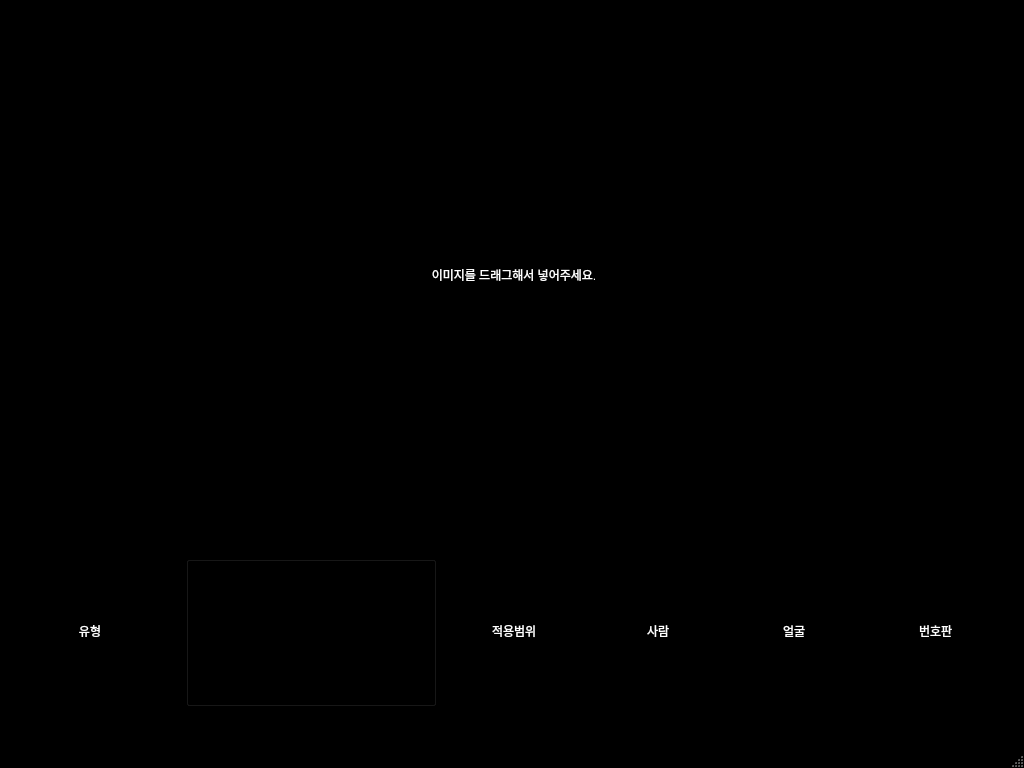
<?xml version="1.0" encoding="UTF-8"?>
<ui version="4.0">
 <class>mz01_main</class>
 <widget class="QMainWindow" name="mz01_main">
  <property name="geometry">
   <rect>
    <x>0</x>
    <y>0</y>
    <width>1024</width>
    <height>768</height>
   </rect>
  </property>
  <property name="acceptDrops">
   <bool>false</bool>
  </property>
  <property name="windowTitle">
   <string>MainWindow</string>
  </property>
  <property name="styleSheet">
   <string notr="true">#mz01_main
{
	background-color:rgb(0,0,0);
}</string>
  </property>
  <widget class="QWidget" name="centralwidget">
   <widget class="QWidget" name="verticalLayoutWidget">
    <property name="geometry">
     <rect>
      <x>0</x>
      <y>0</y>
      <width>1031</width>
      <height>731</height>
     </rect>
    </property>
    <layout class="QVBoxLayout" name="verticalLayout">
     <item>
      <widget class="QLabel" name="label">
       <property name="minimumSize">
        <size>
         <width>1028</width>
         <height>300</height>
        </size>
       </property>
       <property name="maximumSize">
        <size>
         <width>1028</width>
         <height>500</height>
        </size>
       </property>
       <property name="acceptDrops">
        <bool>true</bool>
       </property>
       <property name="styleSheet">
        <string notr="true">#label
{
	background-color:rgb(0,0,0);
	color:rgb(255,255,255);
}</string>
       </property>
       <property name="text">
        <string>이미지를 드래그해서 넣어주세요.</string>
       </property>
       <property name="alignment">
        <set>Qt::AlignCenter</set>
       </property>
      </widget>
     </item>
     <item>
      <layout class="QHBoxLayout" name="horizontalLayout">
       <item>
        <widget class="QLabel" name="label_2">
         <property name="maximumSize">
          <size>
           <width>80</width>
           <height>16777215</height>
          </size>
         </property>
         <property name="layoutDirection">
          <enum>Qt::LeftToRight</enum>
         </property>
         <property name="autoFillBackground">
          <bool>false</bool>
         </property>
         <property name="styleSheet">
          <string notr="true">#label_2
{
	background-color:rgb(0,0,0);
	color:rgb(255,255,255);
}</string>
         </property>
         <property name="text">
          <string>유형</string>
         </property>
         <property name="alignment">
          <set>Qt::AlignCenter</set>
         </property>
        </widget>
       </item>
       <item>
        <widget class="QGroupBox" name="groupBox">
         <property name="minimumSize">
          <size>
           <width>0</width>
           <height>150</height>
          </size>
         </property>
         <property name="maximumSize">
          <size>
           <width>250</width>
           <height>16777215</height>
          </size>
         </property>
         <property name="layoutDirection">
          <enum>Qt::RightToLeft</enum>
         </property>
         <property name="styleSheet">
          <string>0</string>
         </property>
         <property name="title">
          <string/>
         </property>
         <property name="alignment">
          <set>Qt::AlignCenter</set>
         </property>
         <property name="flat">
          <bool>false</bool>
         </property>
         <property name="checkable">
          <bool>false</bool>
         </property>
         <widget class="QRadioButton" name="radioButton">
          <property name="geometry">
           <rect>
            <x>10</x>
            <y>170</y>
            <width>90</width>
            <height>16</height>
           </rect>
          </property>
          <property name="styleSheet">
           <string notr="true">#radioButton
{
	background-color:rgb(0,0,0);
	color:rgb(255,255,255);
}</string>
          </property>
          <property name="text">
           <string>영상</string>
          </property>
         </widget>
         <widget class="QRadioButton" name="radioButton_2">
          <property name="geometry">
           <rect>
            <x>110</x>
            <y>170</y>
            <width>90</width>
            <height>16</height>
           </rect>
          </property>
          <property name="styleSheet">
           <string notr="true">#radioButton_2
{
	background-color:rgb(0,0,0);
	color:rgb(255,255,255);
}</string>
          </property>
          <property name="text">
           <string>이미지</string>
          </property>
         </widget>
        </widget>
       </item>
       <item>
        <widget class="QLabel" name="label_3">
         <property name="maximumSize">
          <size>
           <width>80</width>
           <height>16777215</height>
          </size>
         </property>
         <property name="styleSheet">
          <string notr="true">#label_3
{
	background-color:rgb(0,0,0);
	color:rgb(255,255,255);
}</string>
         </property>
         <property name="text">
          <string>적용범위</string>
         </property>
        </widget>
       </item>
       <item>
        <widget class="QCheckBox" name="checkBox">
         <property name="maximumSize">
          <size>
           <width>80</width>
           <height>16777215</height>
          </size>
         </property>
         <property name="styleSheet">
          <string notr="true">#checkBox
{
	background-color:rgb(0,0,0);
	color:rgb(255,255,255);
}</string>
         </property>
         <property name="text">
          <string>사람</string>
         </property>
        </widget>
       </item>
       <item>
        <widget class="QCheckBox" name="checkBox_2">
         <property name="maximumSize">
          <size>
           <width>80</width>
           <height>16777215</height>
          </size>
         </property>
         <property name="styleSheet">
          <string notr="true">#checkBox_2
{
	background-color:rgb(0,0,0);
	color:rgb(255,255,255);
}</string>
         </property>
         <property name="text">
          <string>얼굴</string>
         </property>
        </widget>
       </item>
       <item>
        <widget class="QCheckBox" name="checkBox_4">
         <property name="maximumSize">
          <size>
           <width>80</width>
           <height>16777215</height>
          </size>
         </property>
         <property name="styleSheet">
          <string notr="true">#checkBox_4
{
	background-color:rgb(0,0,0);
	color:rgb(255,255,255);
}</string>
         </property>
         <property name="text">
          <string>번호판</string>
         </property>
        </widget>
       </item>
      </layout>
     </item>
    </layout>
   </widget>
  </widget>
  <widget class="QMenuBar" name="menubar">
   <property name="geometry">
    <rect>
     <x>0</x>
     <y>0</y>
     <width>1024</width>
     <height>21</height>
    </rect>
   </property>
  </widget>
  <widget class="QStatusBar" name="statusbar"/>
 </widget>
 <resources/>
 <connections/>
</ui>
